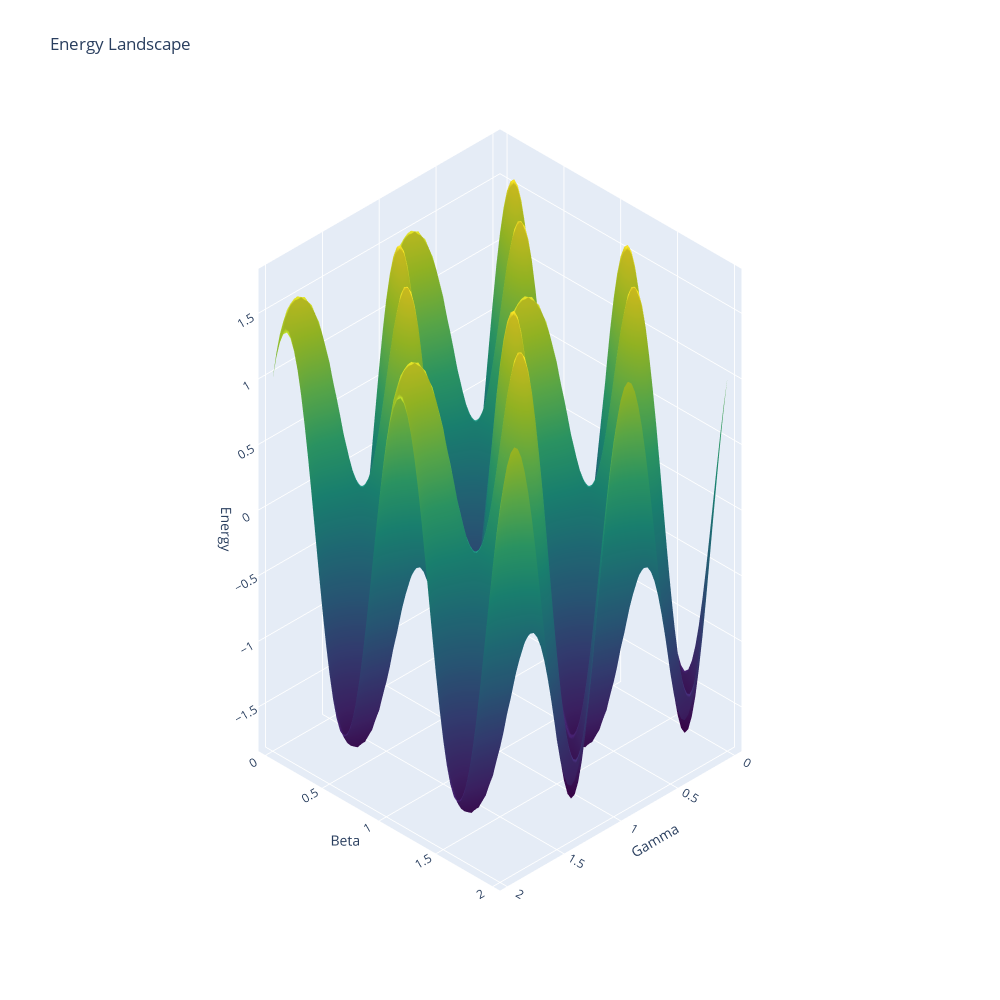

Source (notebook cell):
### Code cell
land_coords = renderXY
fig = go.Figure(
    data=[go.Surface(
            x=in_range(land_coords[0]) / np.pi, 
            y=in_range(land_coords[1]) / np.pi, 
            z= in_range(land_coords[2]), 
            opacity=1, showscale=False, colorscale='Viridis')]
) 

fig.layout.scene.camera.projection.type = "orthographic"
fig.update_layout(title='Energy Landscape',
                   autosize=False,
                  width=1000, height=1000,
                 scene = dict(
                    xaxis_title='Gamma',
                    yaxis_title='Beta',
                    zaxis_title='Energy'))
fig.show()

### Figure 1 — Plotly figure (JSON) as saved in the notebook; plotly's stock layout.template omitted (floating-point values rounded to 4 significant figures; data arrays with more than 128 entries replaced by an {"elided": "..."} marker saying what was removed)
{"data": [{"colorscale": [[0, "#440154"], [0.1111, "#482878"], [0.2222, "#3e4989"], [0.3333, "#31688e"], [0.4444, "#26828e"], [0.5556, "#1f9e89"], [0.6667, "#35b779"], [0.7778, "#6ece58"], [0.8889, "#b5de2b"], [1, "#fde725"]], "opacity": 1, "showscale": false, "type": "surface", "x": {"elided": "65x65 float values"}, "y": {"elided": "65x65 float values"}, "z": {"elided": "65x65 float values"}}], "layout": {"autosize": false, "height": 1000, "scene": {"camera": {"projection": {"type": "orthographic"}}, "xaxis": {"title": {"text": "Gamma"}}, "yaxis": {"title": {"text": "Beta"}}, "zaxis": {"title": {"text": "Energy"}}}, "title": {"text": "Energy Landscape"}, "width": 1000}}
